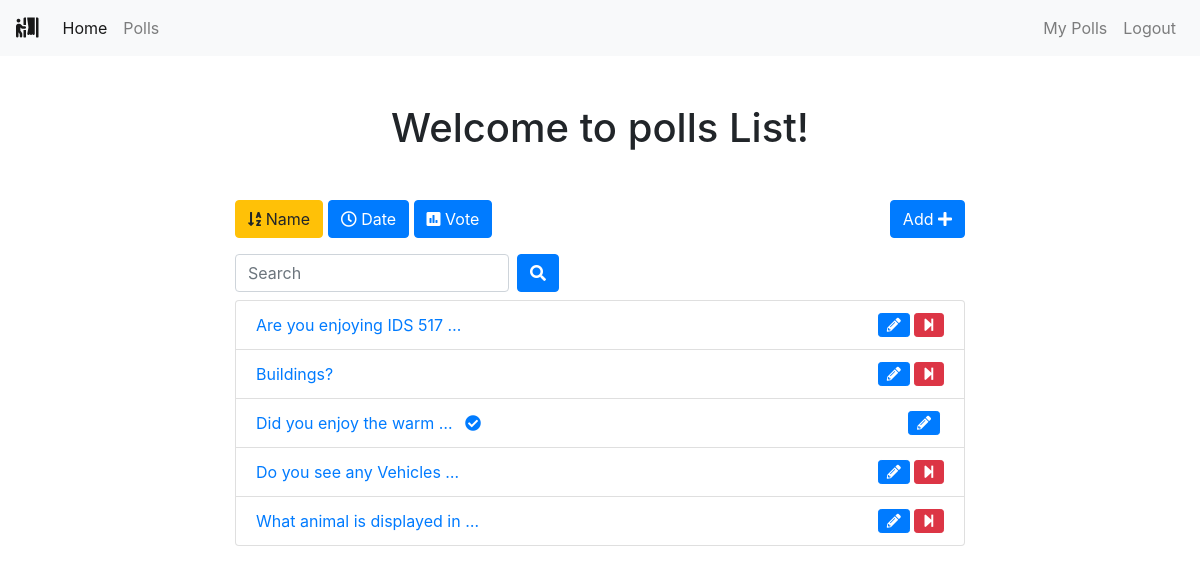
Page /polls/list/?name=True (signed in) on the committed database.
### polls/models.py (models this page shows, shortened)
class Poll(models.Model):
    owner = models.ForeignKey(User, on_delete=models.CASCADE)
    text = models.TextField()
    pub_date = models.DateTimeField(default=timezone.now)
    active = models.BooleanField(default=True)
    created_at = models.DateTimeField(auto_now_add=True)
    image = models.ImageField(upload_to='polls_images/', blank=True, null=True)

### polls/views.py (the view)
# urls.py: path('list/', views.polls_list, name='list'),
@login_required()
def polls_list(request):
    all_polls = Poll.objects.all()
    search_term = ''
    if 'name' in request.GET:
        all_polls = all_polls.order_by('text')
    if 'date' in request.GET:
        all_polls = all_polls.order_by('pub_date')
    if 'vote' in request.GET:
        all_polls = all_polls.annotate(Count('vote')).order_by('vote__count')
    if 'search' in request.GET:
        search_term = request.GET['search']
        all_polls = all_polls.filter(text__icontains=search_term)
    paginator = Paginator(all_polls, 6)  # Show 6 contacts per page
    page = request.GET.get('page')
    polls = paginator.get_page(page)
    get_dict_copy = request.GET.copy()
    params = get_dict_copy.pop('page', True) and get_dict_copy.urlencode()
    context = {
        'polls': polls,
        'params': params,
        'search_term': search_term,
    }
    return render(request, 'polls/polls_list.html', context)

### polls/templates/polls/polls_list.html (shortened to what this page needs)
{% extends 'base.html' %}
{% block content %}
<div class="container">
    <div class="row">
        <div class="col-md-8 offset-sm-2">
            <h1 class="text-center mb-5">Welcome to polls List!</h1>
            <a class="btn btn-{% if 'name' in request.GET %}warning{% else %}primary{% endif %} mb-3" href="?name=True"
                role="button"><i class="fas fa-sort-alpha-down"></i>
                Name</a>
            <a class="btn btn-{% if 'date' in request.GET %}warning{% else %}primary{% endif %} mb-3" href="?date=True"
                role="button"><i class="far fa-clock"></i> Date</a>
            <a class="btn btn-{% if 'vote' in request.GET %}warning{% else %}primary{% endif %} mb-3" href="?vote=True"
                role="button"><i class="fas fa-poll"></i> Vote</a>
            <a class="btn btn-primary mb-3 float-right" href="{% url 'polls:add' %}" role="button">Add <i class="fas fa-plus"></i></a>
            <form class="form-inline">
                <div class="form-group mr-sm-2 mb-2">
                    <input type="search" class="form-control" name="search" placeholder="Search" value={{ search_term }}>
                </div>
                <button type="submit" class="btn btn-primary mb-2"><i class="fas fa-search"></i></button>
            </form>
            <ul class="list-group">
                {% for poll in polls %}
                <li class="list-group-item"><a href="{% url 'polls:detail' poll.id %}">{{ poll.text|truncatewords:5 }}
                        {% if not poll.active%}
                        <i class="fas fa-check-circle ml-2"></i>
                        {% endif %}
                    </a>
                    {% if request.user == poll.owner %}
                    {% if poll.active %}
                    <a href="{% url 'polls:end_poll' poll.id %}" data-toggle="tooltip" data-placement="top" title="End Poll"
                        onclick="return confirm('Are you sure ?')"><i class="fas fa-step-forward float-right btn btn-danger btn-sm"></i></a>
                    {% endif %}
                    <a href="{% url 'polls:edit' poll.id %}" class="mr-3" data-toggle="tooltip" data-placement="top"
                        title="Edit Poll"><i class="fas fa-pencil-alt float-right btn btn-primary btn-sm mr-1"></i></a>
                    {% endif %}
                </li>
                {% endfor %}
            </ul>
        </div>
    </div>
</div>
{% endblock content %}

### rows in the picture
Poll: text "Are you enjoying IDS 517 …", active True (drawn)
Poll: text "Buildings?", active True (drawn)
Poll: text "Did you enjoy the warm …", active False (drawn)
Poll: text "Do you see any Vehicles …", active True (drawn)
Poll: text "What animal is displayed in …", active True (drawn)
